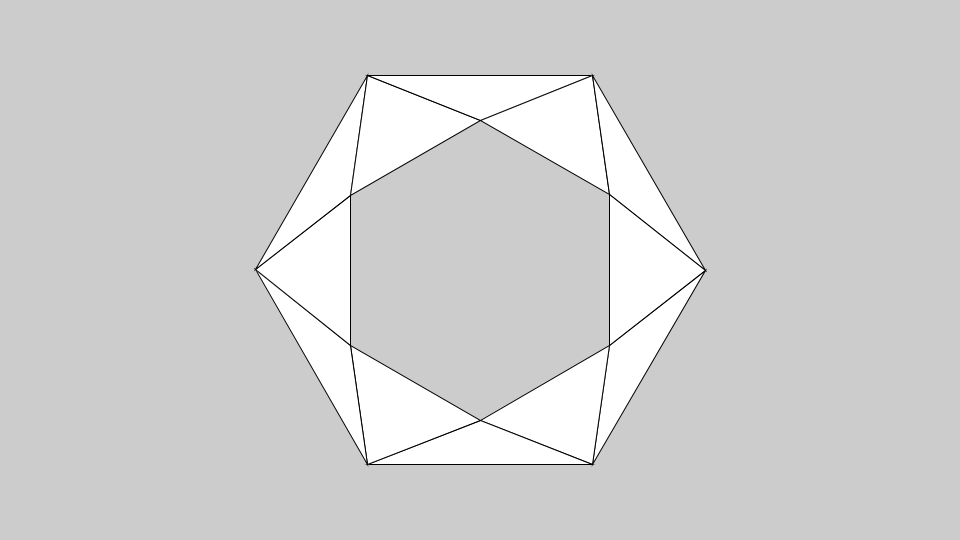
Frame 1 (no input)
Frame 60 (the mouse pressed at the canvas centre just before this capture): identical to frame 1, image omitted
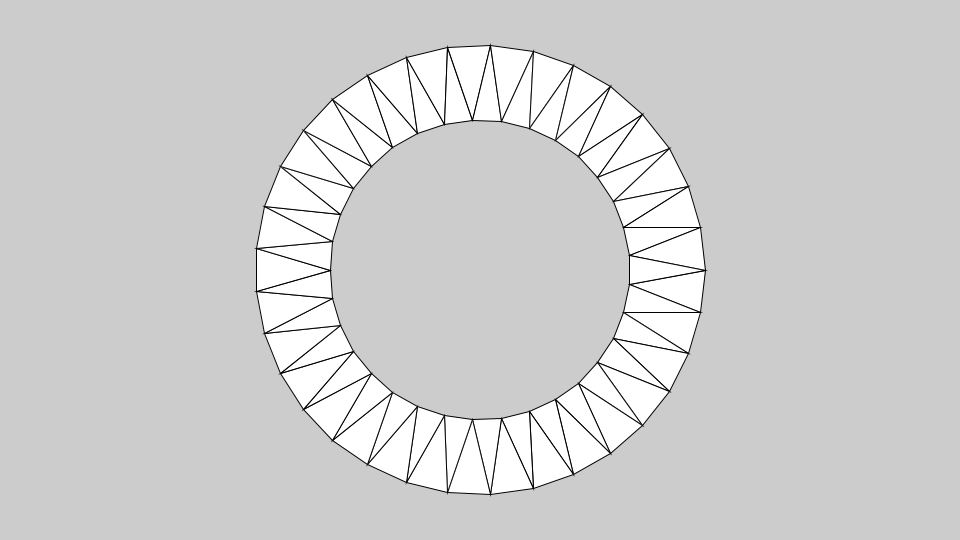
Frame 120 (the mouse held since frame 60 and released just before this capture)

The Processing sketch that drew these frames (run headless with seeded random() and noise(); from frame 60 on, the mouse is pressed at the canvas centre):

// Processing sketch: TriangleStrip_Processing
// ── TriangleStrip_Processing.pde
int x;
int y;
float outsideRadius = 225;
float insideRadius = 150;

void setup() {
  size(960, 540);
  background(204);
  x = width/2;
  y = height/2;
}

void draw() {
  background(204);
  
  int numPoints = int(map(mouseX, 0, width, 6, 60));
  float angle = 0;
  float angleStep = 180.0/numPoints;
    
  beginShape(TRIANGLE_STRIP); 
  for (int i = 0; i <= numPoints; i++) {
    float px = x + cos(radians(angle)) * outsideRadius;
    float py = y + sin(radians(angle)) * outsideRadius;
    angle += angleStep;
    vertex(px, py);
    px = x + cos(radians(angle)) * insideRadius;
    py = y + sin(radians(angle)) * insideRadius;
    vertex(px, py); 
    angle += angleStep;
  }
  endShape();
}
